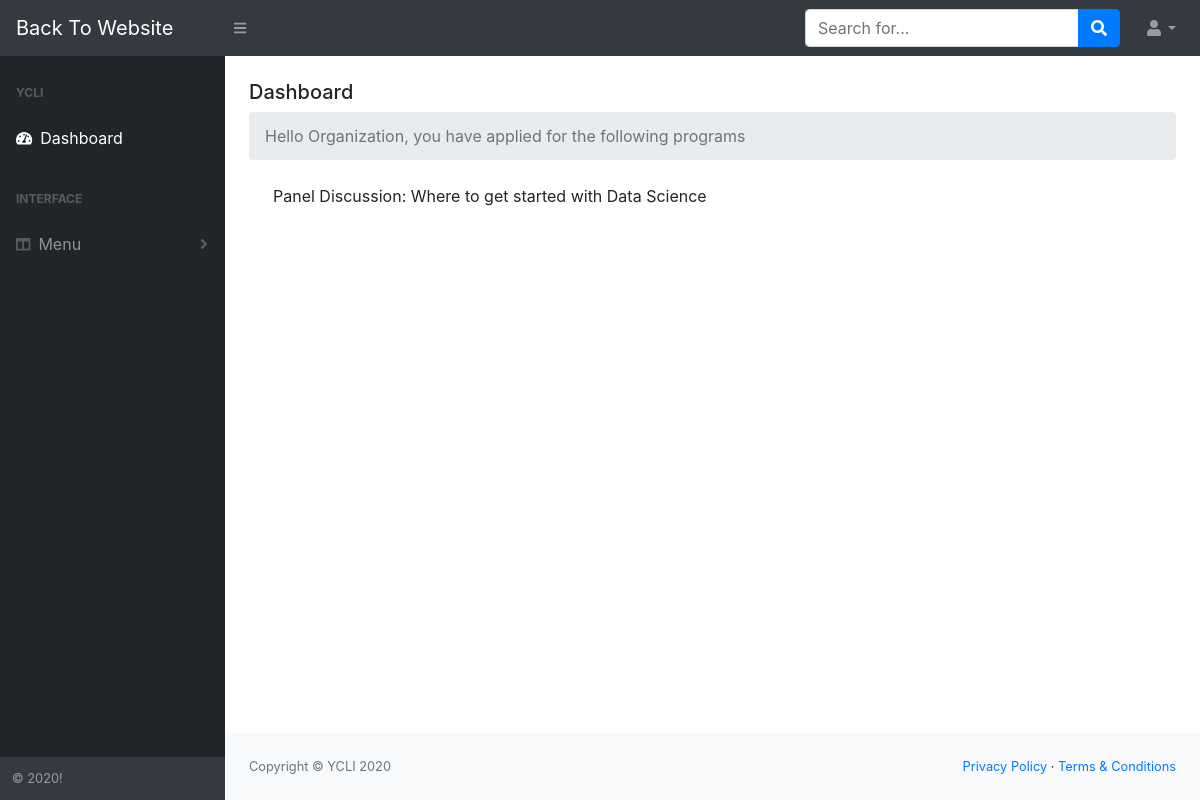
Before: /accounts/dashboard/ (signed in) with the older database file.
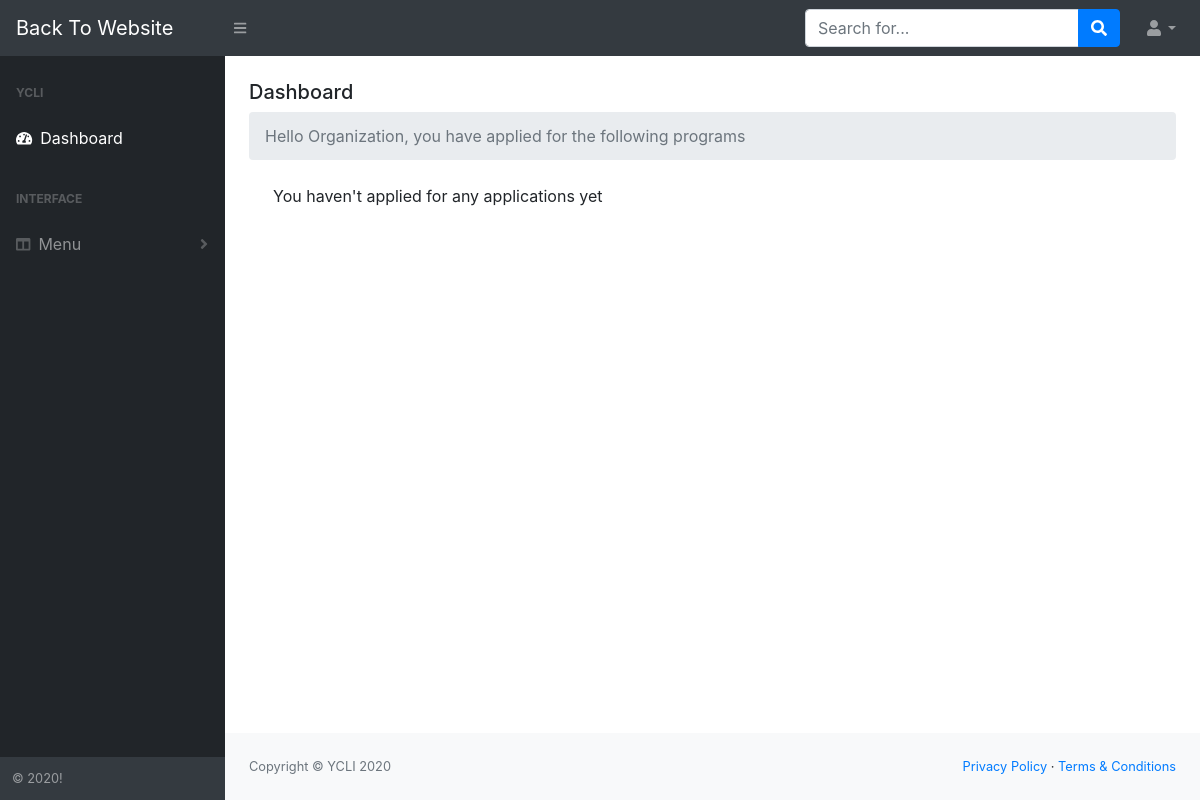
After: the same page with the newer database file.
### program/models.py (models this page shows)
class Application(models.Model):
	program = models.ForeignKey(Program, related_name='applications', on_delete=models.CASCADE)
	full_name = models.CharField(max_length=255, verbose_name = "Full Name")
	company = models.CharField(max_length=255, verbose_name = "Company Name")
	email = models.CharField(max_length=255, verbose_name = "Email Address")
	website = models.CharField(max_length=255, verbose_name = "Website Link")
	country = models.CharField(max_length=255, verbose_name = "Country")
	city = models.CharField(max_length=255,verbose_name = "City/Region/State")
	description = models.TextField(verbose_name = "Description of your youth programs")
	importance = models.TextField(verbose_name = "Why is the program you are applying for important to you?")
	photo = models.ImageField(upload_to='images/', default='attach photo')
	created_by = models.ForeignKey(CustomUser, related_name='applications', on_delete=models.CASCADE)
	created_at = models.DateTimeField(auto_now_add=True)
	class Meta:
		verbose_name = "Program Registration"

class Program(models.Model):
	title = models.CharField(max_length=255, verbose_name = "Name of Program")
	location = models.CharField(max_length=255)
	date_from = models.DateTimeField()
	date_to = models.DateTimeField()
	photo = models.ImageField(upload_to='images/', default='attach photo')
	description = models.TextField()
	categories = models.CharField(choices=PROGRAM_TYPES, max_length=255, default='Kitui')
	created_at = models.DateTimeField(auto_now_add=True)
	changed_at = models.DateTimeField(auto_now=True)
	class Meta:
		verbose_name = "All Program"

### accounts/views.py (the view)
# urls.py: path("dashboard/", views.dashboard, name="dashboard"),
@login_required
def dashboard(request):
	return render(request, 'accounts/dashboard.html')

### accounts/models.py (called while the page is built)
    def __str__(self):
        return self.org_name

### accounts/templates/accounts/dashboard.html (shortened to what the changed rows need)
{% load static %}
<!DOCTYPE html>
<html lang="en">
    <head>
        <link rel="stylesheet" type="text/css" href="{% static 'css/styles.css' %}">
        <link href="https://cdn.datatables.net/1.10.20/css/dataTables.bootstrap4.min.css" rel="stylesheet" />
    </head>
    <body class="sb-nav-fixed">
        <div id="layoutSidenav">
            <div id="layoutSidenav_content">
                <main>
                    <div class="container-fluid">
                        <div class="container">
                            {% for application in request.user.applications.all %}
                            <div class="application">
                                {{ application.program.title }}
                            </div>
                            {% empty %}
                            <p>You haven't applied for any applications yet</p>
                            {% endfor %}
                        </div>
                    </div>
                </main>
            </div>
        </div>
    </body>
</html>

Changed rows visible on the page:
removed Application: program "Panel Discussion: Where to get started with Data Science"
Other visible differences:
text now shown: "You haven't applied for any applications yet"
